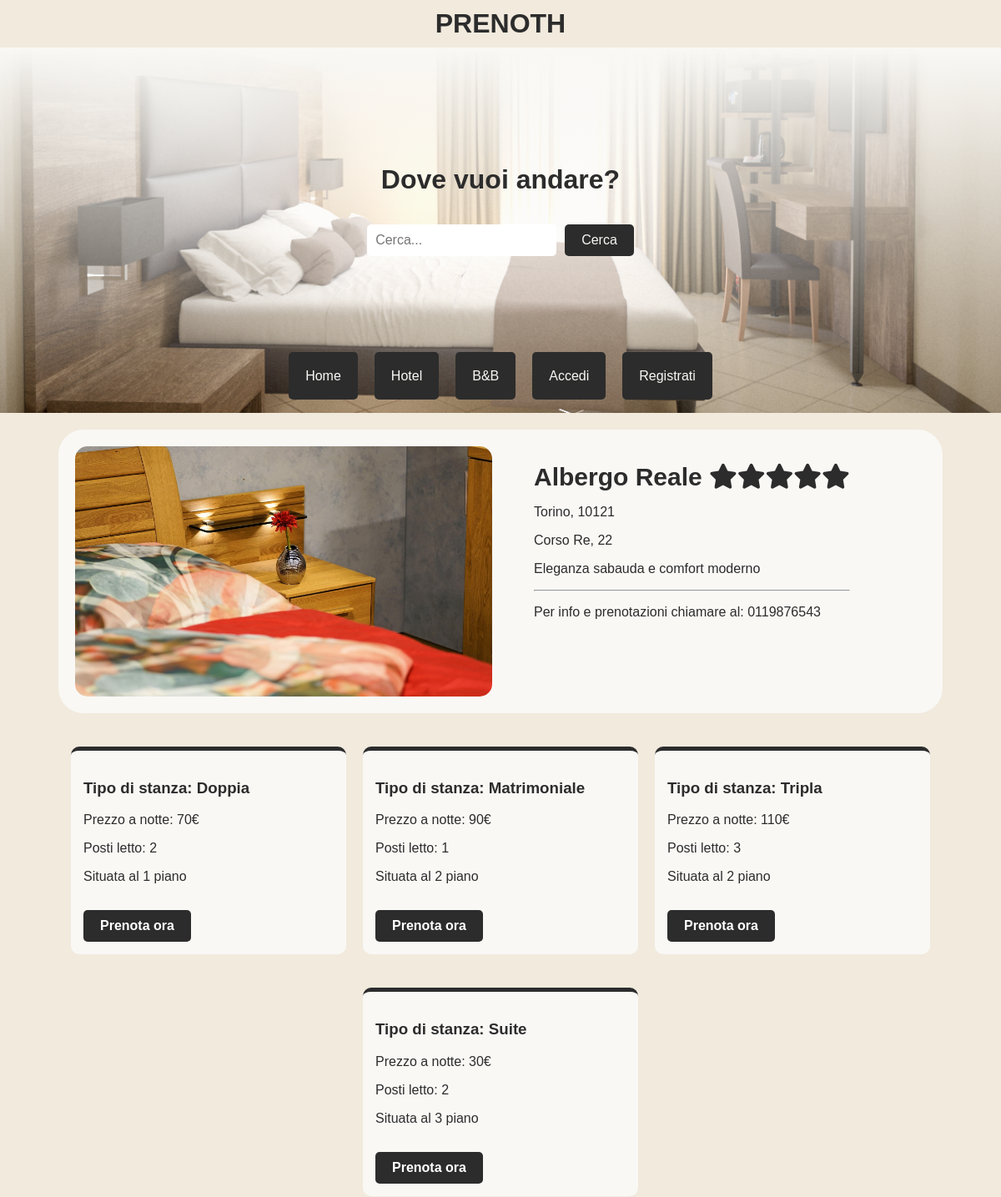
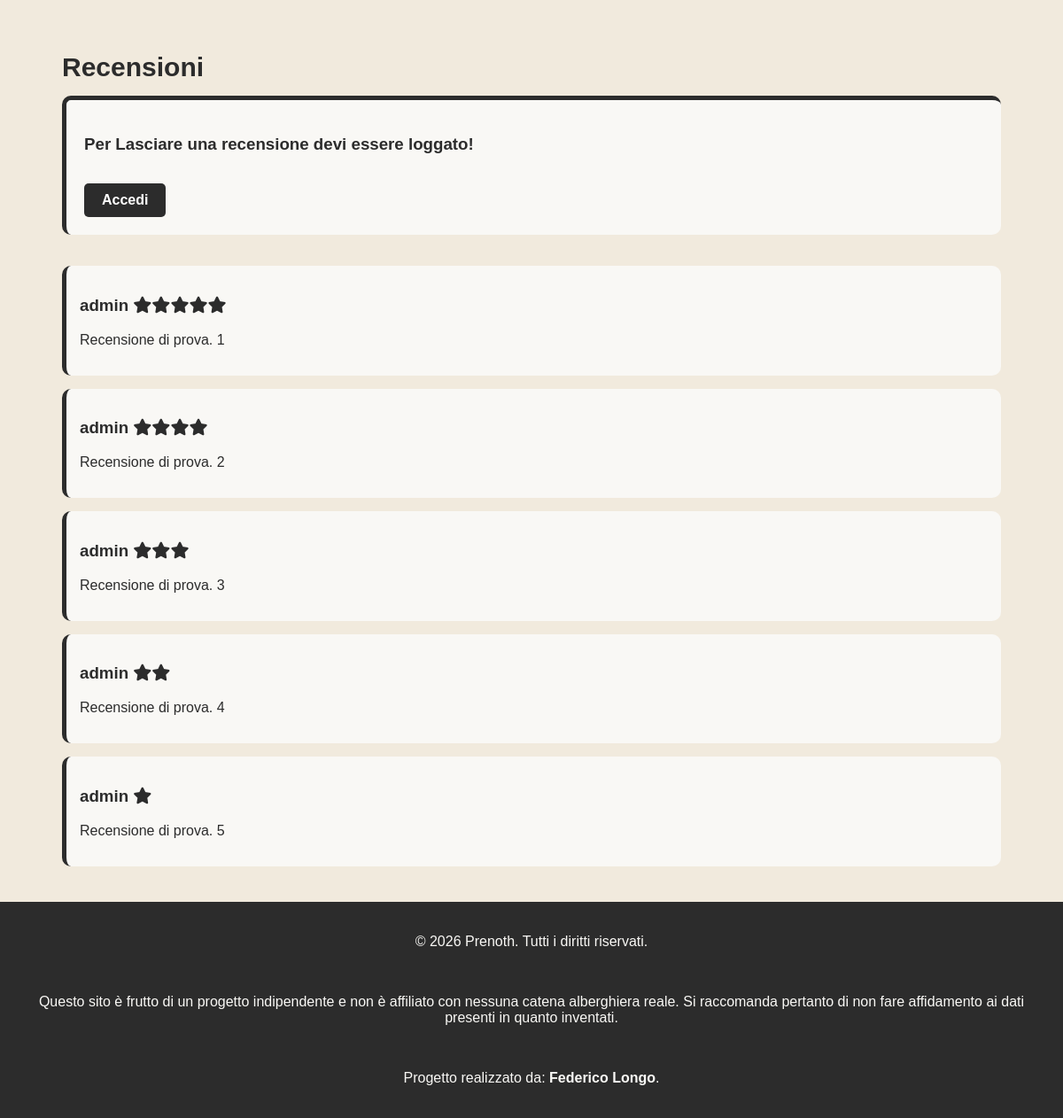
The app's page /Prenoth/hotelInfo.php?IdHotel=3 with its own data (2 pictures, top to bottom).
### tables this page shows
CREATE TABLE `hotel` (
  `IdHotel` int(11) NOT NULL,
  `Nome` varchar(20) NOT NULL,
  `Comune` varchar(20) NOT NULL,
  `Cap` varchar(5) NOT NULL,
  `Via` varchar(20) NOT NULL,
  `Civico` varchar(4) NOT NULL,
  `Tipo` varchar(5) NOT NULL,
  `Descrizione` varchar(250) NOT NULL,
  `Telefono` varchar(10) NOT NULL,
  `Stelle` int(11) NOT NULL,
  `Img` varchar(30) DEFAULT NULL
);

CREATE TABLE `stanza` (
  `IdStanza` int(11) NOT NULL,
  `Tipo` varchar(15) NOT NULL,
  `Piano` int(11) NOT NULL,
  `Letti` int(11) NOT NULL,
  `IdHotel` int(11) NOT NULL,
  `Stato` varchar(15) NOT NULL,
  `Prezzo` int(11) NOT NULL
);

CREATE TABLE `recensione` (
  `IdRecensione` int(11) NOT NULL,
  `Testo` varchar(250) DEFAULT NULL,
  `Voto` int(11) DEFAULT NULL,
  `IdUtente` int(11) NOT NULL,
  `IdHotel` int(11) NOT NULL
);

CREATE TABLE `utente` (
  `IdUtente` int(11) NOT NULL,
  `Nome` varchar(20) NOT NULL,
  `Cognome` varchar(20) NOT NULL,
  `Anno` date NOT NULL,
  `Email` varchar(50) NOT NULL,
  `Password` varchar(255) NOT NULL
);

### Prenoth/hotelInfo.php (the view, shortened to what this page needs)
<!DOCTYPE html>
<html lang="it">
<head>
    <link rel="stylesheet" href="style.css">
    <link rel="stylesheet" href="index.css">
    <link rel="stylesheet" href="hotelInfo.css">
    <link rel="stylesheet" href="https://cdnjs.cloudflare.com/ajax/libs/font-awesome/6.0.0-beta3/css/all.min.css">
</head>
<body>
    <?php
        include 'header.php';
        include 'db.php';
        if (isset($_GET['IdHotel'])) {
            $IdHotel = $_GET['IdHotel'];
            $datiHotel = "SELECT H.Img, H.Nome, H.Comune, H.Cap, H.Via, H.Civico, H.Descrizione, H.Stelle, H.Telefono, S.* FROM HOTEL H JOIN STANZA S ON H.IdHotel = S.IdHotel WHERE H.IdHotel = $IdHotel";
            $resultDatiHotel = $db -> query($datiHotel);
            $row = $resultDatiHotel -> fetch_assoc();
            echo "
            <div class='bodyInfo'>
                <img src='./Immagini/db/" . $row['Img'] . "' alt='" . $row['Nome'] . "' class='hotel-image-info'>
                <div class='info'>
                    <h2>" . $row['Nome'] . " ";
                    for($i = 0; $i < $row['Stelle']; $i++){
                        echo ("<i class='fas fa-star'></i>");
                    }
                    echo "</h2>
                    <p>" . $row['Comune'] . ", " . $row['Cap'] . "</p>
                    <p>" . $row['Via'] . ", " . $row['Civico'] . "</p>
                    <p>" . $row['Descrizione'] . "</p>
                    <hr>
                    <p>Per info e prenotazioni chiamare al: " . $row['Telefono'] . "</p>
                </div>
            </div>";
            echo "<div class='room-body'>";
            while($row = $resultDatiHotel -> fetch_assoc()){
                echo "
                <div class='card-room'>
                    <h3>Tipo di stanza: " . $row['Tipo'] . "</h3>
                    <p>Prezzo a notte: " . $row['Prezzo'] . "€</p>
                    <p>Posti letto: " . $row['Letti'] . "</p>
                    <p>Situata al " . $row['Piano'] . " piano</p>
                    <a href='prenota.php?IdStanza=" . $row['IdStanza'] . "' class='btn-prenota'>
                    Prenota ora
                    </a>
                </div>";
            }
            echo "</div>";
        }
    ?>
    <div class="recensioni">
        <h2>Recensioni</h2>
        <?php
            $recensioniQuery = "SELECT R.Testo, R.Voto, U.Nome AS NomeUtente FROM RECENSIONE R JOIN UTENTE U ON R.IdUtente = U.IdUtente WHERE R.IdHotel = $IdHotel";
            $resultRecensioni = $db -> query($recensioniQuery);
            if (isset($_SESSION['id_utente'])) {
                echo "
                    <form action='inserisciRecensione.php' method='POST' class='form-recensione'>
                        <input type='hidden' name='IdHotel' value='$IdHotel'>
                        <div class='rating-stars'>
                            <input type='radio' name='voto' id='star5' value='5' required><label for='star5'><i class='fas fa-star'></i></label>
                            <input type='radio' name='voto' id='star4' value='4'><label for='star4'><i class='fas fa-star'></i></label>
                            <input type='radio' name='voto' id='star3' value='3'><label for='star3'><i class='fas fa-star'></i></label>
                            <input type='radio' name='voto' id='star2' value='2'><label for='star2'><i class='fas fa-star'></i></label>
                            <input type='radio' name='voto' id='star1' value='1'><label for='star1'><i class='fas fa-star'></i></label>
                        </div>
                        <label for='testo'>La tua esperienza:</label>
                        <textarea name='testo' id='testo' rows='4' placeholder='Scrivi una recensione' required></textarea>
                        <input type='submit' value='Invia recensione' class='btn-prenota'>
                    </form>";
            }else {
                echo "<div class='redirect'>
                        <h3>Per Lasciare una recensione devi essere loggato!</h3>
                        <a href='accedi.php' class='btn-prenota'>Accedi</a>
                    </div>";
            }
            echo "<div class='recensioni-container'>";
            if($resultRecensioni -> num_rows > 0){
                while($row = $resultRecensioni -> fetch_assoc()){
                    echo "
                    <div class='card-recensione'>
                        <h3>" . $row['NomeUtente'] . " ";
                        for($i = 0; $i < $row['Voto']; $i++){
                            echo ("<i class='fas fa-star'></i>");
                        }
                        echo "</h3>
                        <p>" . $row['Testo'] . "</p>
                    </div>";
                }
            } else {
                echo "<p>Nessuna recensione disponibile per questo hotel.</p>";
            }
            echo "</div>";
        ?>
    </div>
    <?php include 'footer.php'; ?>
</body>
</html>

### Prenoth/header.php (shortened to what this page needs)
<div class="navbar">
    <h1>PRENOTH</h1>
</div>
<div class="navsearch">
    <form action="search.php" method="GET">
        <?php
            if (isset($_SESSION['id_utente'])) {
                echo "<h1>Ciao " . $_SESSION['nome_utente'] . ", dove vuoi andare?</h1>";
            }else {
                echo "<h1>Dove vuoi andare?</h1>";
            }
        ?>
        <div class="navInput">
            <input type="text" name="cerca" placeholder="Cerca...">
            <input type="submit" value="Cerca" id="searchButton">
        </div>
    </form>
    <div class="navList">
        <ul>
            <?php
                if (isset($_SESSION['id_utente'])) {
                    echo "<li><a href='index.php' class='nav-link'>Home</a></li>";
                    echo "<li><a href='hotel.php' class='nav-link'>Hotel</a></li>";
                    echo "<li><a href='bnb.php' class='nav-link'>B&B</a></li>";
                    echo "<li><a href='profilo.php' class='nav-link'>Profilo</a></li>";
                    echo "<li><a href='logout.php' class='nav-link'>Logout</a></li>";
                } else {
                    echo "<li><a href='index.php' class='nav-link'>Home</a></li>";
                    echo "<li><a href='hotel.php' class='nav-link'>Hotel</a></li>";
                    echo "<li><a href='bnb.php' class='nav-link'>B&B</a></li>";
                    echo "<li><a href='accedi.php' class='nav-link'>Accedi</a></li>";
                    echo "<li><a href='login.php' class='nav-link'>Registrati</a></li>";
                }
            ?>
        </ul>
    </div>
</div>

### Prenoth/footer.php
<div class="footer">
    <p>&copy; 2026 Prenoth. Tutti i diritti riservati.</p><br>
    <p>Questo sito è frutto di un progetto indipendente e non è affiliato con nessuna catena alberghiera reale. Si raccomanda pertanto di non fare affidamento ai dati presenti in quanto inventati.</p><br>
    <p>Progetto realizzato da: <strong>Federico Longo</strong>.</p>
</div>

### Prenoth/style.css (style rules this page uses)
body { font-family: Arial, Helvetica, sans-serif; margin: 0; background-color: #F1EADD; color: #2C2C2C; }
.navbar { background-color: #F1EADD; text-align: center; padding-top: 10px; padding-bottom: 10px; }
h1 { margin: 0; }
.navsearch { margin: auto; background: linear-gradient(to top, rgba(249, 248, 245, 0) 0%, rgba(249, 248, 245, 1) 100%), url("./Immagini/Camera_Perugia1-4.jpg"); background-repeat: no-repeat; background-size: cover; background-position-y: bottom; padding: 20px; }
.navsearch form { margin-top: 100px; display: flex; justify-content: center; padding: 20px; flex-direction: column; gap: 15px; align-items: center; }
.navInput { margin-top: 20px; display: flex; gap: 10px; }
.navInput input { padding: 10px; border: none; border-radius: 5px; font-size: 16px; }
#searchButton { padding: 10px 20px; border: none; border-radius: 5px; background-color: #2C2C2C; color: #F9F8F5; font-size: 16px; cursor: pointer; transition: background-color 0.3s ease; }
.navList { display: flex; justify-content: center; margin-top: 100px; padding: 10px; }
.navList ul { list-style: none; display: flex; padding: 0; margin: 0; }
.navList li { padding: 5px 10px; }
.navList .nav-link { text-decoration: none; color: #F9F8F5; background-color: #2C2C2C; padding: 20px; border-radius: 5px; transition: background-color 0.3s ease; }
.footer { background-color: #2C2C2C; text-align: center; padding: 20px; color: #F9F8F5; }

### Prenoth/index.css (style rules this page uses)
h2 { margin: 0 auto; color: #2C2C2C; max-width: 1300px; padding-top: 20px; font-size: 40px; }

### Prenoth/hotelInfo.css (style rules this page uses)
.bodyInfo { width: 100%; max-width: 1060px; margin: 20px auto; display: flex; flex-direction: row; align-items: flex-start; gap: 30px; padding: 20px; box-sizing: border-box; background-color: #F9F8F5; border-radius: 30px; }
.bodyInfo h2 { margin: 0; color: #2C2C2C; font-size: 30px; padding: 0; }
.hotel-image-info { width: 500px; height: 300px; object-fit: cover; border-radius: 15px; }
.info { text-align: left; padding: 20px; }
.room-body { width: 100%; display: flex; flex-wrap: wrap; justify-content: center; gap: 20px; margin-top: 20px; margin-bottom: 20px; }
.card-room { width: 300px; background-color: #F9F8F5; border-radius: 10px; padding: 15px; margin-top: 20px; border-top: 5px solid #2C2C2C; }
.btn-prenota { display: inline-block; margin-top: 15px; padding: 10px 20px; background-color: #2C2C2C; color: white; text-decoration: none; border-radius: 5px; border: none; font-weight: bold; text-align: center; transition: background-color 0.3s ease; }
.recensioni { width: 1060px; margin: 20px auto; display: flex; flex-direction: column; gap: 15px; padding: 20px; }
.recensioni h2 { margin: 0; text-align: left; color: #2C2C2C; font-size: 30px; }
.redirect { background-color: #F9F8F5; border-radius: 10px; padding: 20px; border-top: 5px solid #2C2C2C; border-left: 5px solid #2C2C2C; }
.recensioni-container { margin-top: 20px; display: flex; flex-direction: column; gap: 15px; }
.card-recensione { background-color: #F9F8F5; border-radius: 10px; padding: 15px; border-left: 5px solid #2C2C2C; }

### records on screen
hotel: Img (picture), Nome "Albergo Reale", Stelle 5 (drawn), Comune "Torino", Cap "10121", Via "Corso Re", Civico "22", Descrizione "Eleganza sabauda e comfort moderno", Telefono "0119876543"
stanza: Tipo "Doppia", Prezzo "70", Letti "2", Piano "1"
stanza: Tipo "Matrimoniale", Prezzo "90", Letti "1", Piano "2"
stanza: Tipo "Tripla", Prezzo "110", Letti "3", Piano "2"
stanza: Tipo "Suite", Prezzo "30", Letti "2", Piano "3"
recensione: IdUtente.Nome "admin", Voto 5 (drawn), Testo "Recensione di prova. 1"
recensione: IdUtente.Nome "admin", Voto 4 (drawn), Testo "Recensione di prova. 2"
recensione: IdUtente.Nome "admin", Voto 3 (drawn), Testo "Recensione di prova. 3"
recensione: IdUtente.Nome "admin", Voto 2 (drawn), Testo "Recensione di prova. 4"
recensione: IdUtente.Nome "admin", Voto 1 (drawn), Testo "Recensione di prova. 5"
